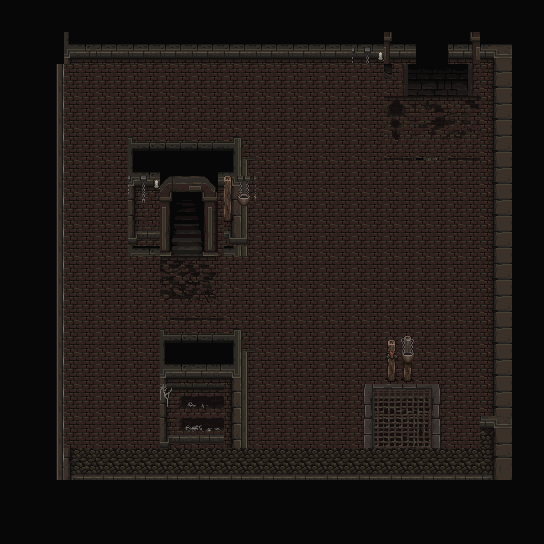

Below is a game level as drawn by its tile map, then a one-line description and the .tmx file that defines it, in full:
An orthogonal 17x17 tile map with 32x32 px tiles, 4 tile layers (White, Ground, Walls, Objects), 5 tilesets and 9 objects.

<map version="1.4" tiledversion="1.4.3" orientation="orthogonal" renderorder="right-down" width="17" height="17" tilewidth="32" tileheight="32" infinite="0" nextlayerid="6" nextobjectid="16">
 <tileset firstgid="1" name="VillageMapMode" tilewidth="32" tileheight="32" spacing="2" tilecount="49" columns="7">
  <image source="decorative.png" width="256" height="256" />
 </tileset>
 <tileset firstgid="50" name="Serene_Village_32x32" tilewidth="32" tileheight="32" spacing="2" tilecount="714" columns="17">
  <image source="Serene_Village_revamped_v1.8/SERENE_VILLAGE_REVAMPED/Serene_Village_32x32.png" width="608" height="1440" />
 </tileset>
 <tileset firstgid="764" name="Tileset_32x32_1 - Copy" tilewidth="32" tileheight="32" spacing="2" tilecount="81" columns="9">
  <image source="Modern_Interiors_Free_v2.1/Modern tiles_Free/Interiors_free/32x32/Tileset_32x32_1 - Copy.png" width="320" height="320" />
 </tileset>
 <tileset firstgid="845" name="Interiors_free_32x32" tilewidth="32" tileheight="32" spacing="2" tilecount="780" columns="15">
  <image source="Modern_Interiors_Free_v2.1/Modern tiles_Free/Interiors_free/32x32/Interiors_free_32x32.png" width="512" height="1792" />
 </tileset>
 <tileset firstgid="1625" name="mainlevbuild" tilewidth="32" tileheight="32" spacing="2" tilecount="540" columns="30">
  <image source="mainlevbuild.png" width="1024" height="640" />
 </tileset>
 <layer id="1" name="White" width="17" height="17">
  <data encoding="csv">
1690,1690,1690,1690,1690,1690,1690,1690,1690,1690,1690,1690,1690,1690,1690,1690,1690,
1690,1690,1690,1690,1690,1690,1690,1690,1690,1690,1690,1690,1690,1690,1690,1690,1690,
1690,1690,1690,1690,1690,1690,1690,1690,1690,1690,1690,1690,1690,1690,1690,1690,1690,
1690,1690,1690,1690,1690,1690,1690,1690,1690,1690,1690,1690,1690,1690,1690,1690,1690,
1690,1690,1690,1690,1690,1690,1690,1690,1690,1690,1690,1690,1690,1690,1690,1690,1690,
1690,1690,1690,1690,1690,1690,1690,1690,1690,1690,1690,1690,1690,1690,1690,1690,1690,
1690,1690,1690,1690,1690,1690,1690,1690,1690,1690,1690,1690,1690,1690,1690,1690,1690,
1690,1690,1690,1690,1690,1690,1690,1690,1690,1690,1690,1690,1690,1690,1690,1690,1690,
1690,1690,1690,1690,1690,1690,1690,1690,1690,1690,1690,1690,1690,1690,1690,1690,1690,
1690,1690,1690,1690,1690,1690,1690,1690,1690,1690,1690,1690,1690,1690,1690,1690,1690,
1690,1690,1690,1690,1690,1690,1690,1690,1690,1690,1690,1690,1690,1690,1690,1690,1690,
1690,1690,1690,1690,1690,1690,1690,1690,1690,1690,1690,1690,1690,1690,1690,1690,1690,
1690,1690,1690,1690,1690,1690,1690,1690,1690,1690,1690,1690,1690,1690,1690,1690,1690,
1690,1690,1690,1690,1690,1690,1690,1690,1690,1690,1690,1690,1690,1690,1690,1690,1690,
1690,1690,1690,1690,1690,1690,1690,1690,1690,1690,1690,1690,1690,1690,1690,1690,1690,
1690,1690,1690,1690,1690,1690,1690,1690,1690,1690,1690,1690,1690,1690,1690,1690,1690,
1690,1690,1690,1690,1690,1690,1690,1690,1690,1690,1690,1690,1690,1690,1690,1690,1690
</data>
 </layer>
 <layer id="2" name="Ground" width="17" height="17">
  <data encoding="csv">
0,0,0,0,0,0,0,0,0,0,0,0,0,0,0,0,0,
0,1689,1689,1689,1689,1689,1689,1689,1689,1689,1689,1689,1689,1689,1689,1689,1689,
0,1690,1748,1748,1748,1748,1748,1748,1748,1748,1748,1748,1748,1748,1748,1689,1689,
0,1690,1748,1748,1748,1748,1748,1748,1748,1748,1748,1748,1748,1748,1748,1689,1689,
0,1690,1748,1748,1748,1748,1748,1748,1748,1748,1748,1748,1748,1748,1748,1689,1689,
0,1690,1748,1748,1748,1748,1748,1748,1748,1748,1748,1748,1748,1748,1748,1689,1689,
0,1690,1748,1748,1748,1748,1748,1748,1748,1748,1748,1748,1748,1748,1748,1689,0,
1690,1690,1748,1748,1748,1748,1748,1748,1748,1748,1748,1748,1748,1748,1748,0,0,
1690,1690,1748,1748,1748,1748,1748,1748,1748,1748,1748,1748,1748,1748,1748,0,0,
1690,1690,1748,1748,1748,1748,1748,1748,1748,1748,1748,1748,1748,1748,1748,0,0,
0,1690,1748,1748,1748,1748,1748,1748,1748,1748,1748,1748,1748,1748,1748,0,0,
0,1690,1748,1748,1748,1748,1748,1748,1748,1748,1748,1748,1748,1748,1748,0,0,
0,1690,1748,1748,1748,1748,1748,1748,1748,1748,1748,1748,1748,1748,1748,0,0,
0,1690,1748,1748,1748,1748,1748,1748,1748,1748,1748,1748,1748,1748,1748,0,0,
0,1690,1748,1748,1748,1748,1748,1748,1748,1748,1748,1748,1748,1748,1748,0,0,
0,0,0,0,0,0,0,0,0,0,0,0,0,0,0,0,0,
0,0,0,0,0,0,0,0,0,0,0,0,0,0,0,0,0
</data>
 </layer>
 <layer id="3" name="Walls" width="17" height="17">
  <data encoding="csv">
0,0,0,0,0,0,0,0,0,0,0,0,0,0,0,0,0,
0,0,1717,1718,1718,1718,1718,1718,1718,1718,1718,1718,1718,1718,1718,1719,0,
0,1806,0,0,0,0,0,0,0,0,0,0,1748,1748,1748,1749,0,
0,1806,0,0,0,0,0,0,0,0,0,0,1875,1873,1874,1749,0,
0,1806,0,1748,1657,1658,1658,1662,1748,0,0,0,1905,1903,1904,1749,0,
0,1806,0,1748,1717,1718,1718,1722,1748,0,0,0,0,0,0,1749,0,
0,1806,0,1748,1747,0,0,1752,1748,0,0,0,0,0,0,1749,0,
0,1806,0,0,1777,0,0,1782,0,0,0,0,0,0,0,1749,0,
0,1806,0,0,0,1876,1877,0,0,0,0,0,0,0,0,1749,0,
0,1806,0,0,0,1906,1907,0,0,0,0,0,0,0,0,1749,0,
0,1806,0,0,0,1657,1658,1662,0,0,0,0,0,0,0,1749,0,
0,1806,0,0,0,1717,1721,1722,0,0,0,0,0,0,0,1749,0,
0,1806,0,0,0,1747,0,1752,0,0,0,1819,1820,1821,0,1749,0,
0,1806,0,0,0,1747,0,1752,0,0,0,1849,1850,1851,0,1929,0,
0,1806,1957,1958,1958,1958,1958,1958,1958,1958,1958,1958,1958,1958,1958,1959,0,
0,0,0,0,0,0,0,0,0,0,0,0,0,0,0,0,0,
0,0,0,0,0,0,0,0,0,0,0,0,0,0,0,0,0
</data>
 </layer>
 <layer id="4" name="Objects" width="17" height="17">
  <data encoding="csv">
0,0,0,0,0,0,0,0,0,0,0,0,0,0,0,0,0,
0,0,0,0,0,0,0,0,0,0,0,5,1667,1691,1668,0,0,
0,0,0,0,0,0,0,0,0,0,0,0,3221227357,3221227356,3221227355,0,0,
0,0,0,0,0,0,0,0,0,0,0,0,0,0,0,0,0,
0,0,0,0,0,0,0,0,0,0,0,0,0,0,0,0,0,
0,0,0,0,5,1651,1652,3,0,0,0,0,0,0,0,0,0,
0,0,0,0,12,1681,1682,10,0,0,0,0,0,14,0,0,0,
0,0,0,0,0,1711,1712,0,0,0,0,0,0,0,0,0,0,
0,0,0,0,0,0,0,0,0,0,0,0,0,0,0,0,0,
0,0,0,0,0,0,0,0,0,0,0,0,0,0,0,0,0,
0,0,0,0,0,0,0,0,0,0,0,0,1,0,0,0,0,
0,0,0,0,0,0,0,0,0,0,0,0,8,0,0,0,0,
0,0,0,0,0,1807,1808,0,0,0,0,0,0,0,0,0,0,
0,0,0,0,0,1837,1838,0,0,0,0,0,0,0,0,0,0,
0,0,0,0,0,0,0,0,0,0,0,0,0,0,0,0,0,
0,0,0,0,0,0,0,0,0,0,0,0,0,0,0,0,0,
0,0,0,0,0,0,0,0,0,0,0,0,0,0,0,0,0
</data>
 </layer>
 <objectgroup id="5" name="ObjWalls">
  <object id="2" x="63" y="42" width="355" height="19" />
  <object id="4" x="384" y="13" width="98" height="26" />
  <object id="5" x="448" y="40" width="65" height="20" />
  <object id="6" x="494" y="59" width="20" height="422" />
  <object id="7" x="55" y="474" width="440" height="20" />
  <object id="8" x="22" y="64" width="40" height="409" />
  <object id="9" x="161" y="334" width="83" height="109" />
  <object id="10" x="387" y="338" width="28" height="42" />
  <object id="12" x="130" y="147" width="108" height="108" />
 </objectgroup>
</map>
